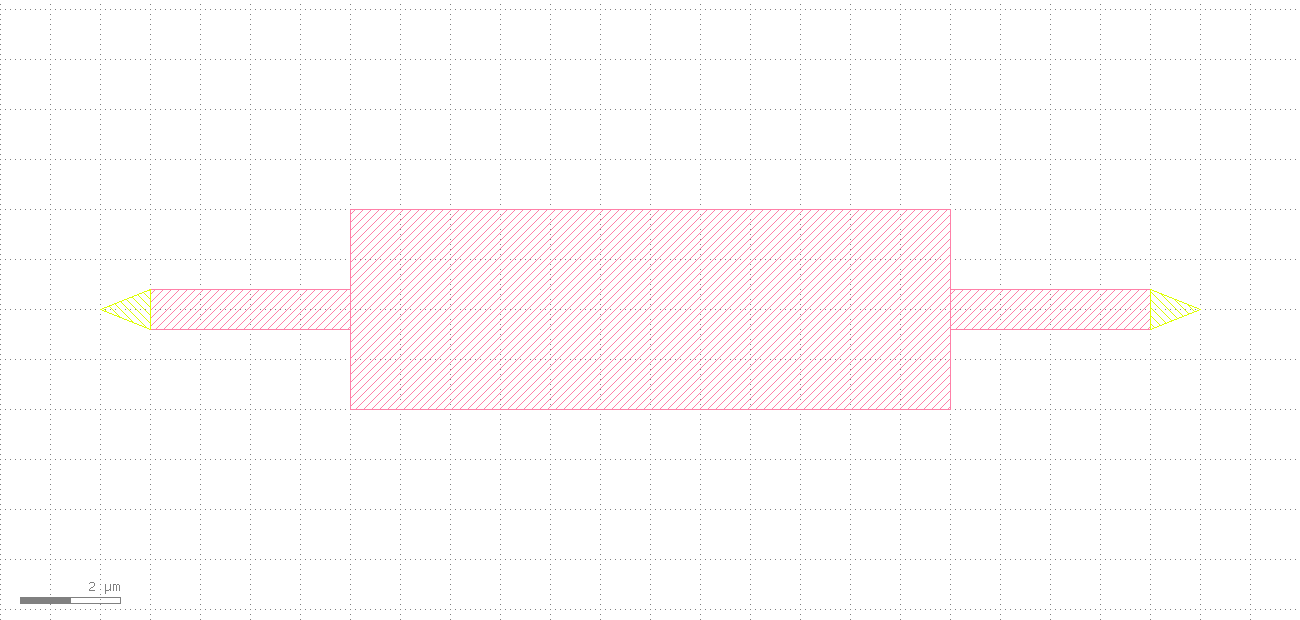
#> input picture assets/tutorials/gf-ports/gf-1-handdrawn.png, 1300 x 620 px, given in place of step-02-exemplar-detail.png, which was not available
$ python annotate_detail.py
#> lines starting #> are read from the running program, lines starting #| are printed output that depends on the picture
"""Annotate step-02-exemplar-detail.png with the fitted-edge story.

Overlays on the W=10/L=4 exemplar crop:
  * a blue double-headed arrow across the channel width (x -5..5 at y 0)
    labelled w_um -- the edges the fitter classified as driven by w_um;
  * a blue double-headed arrow across the source/drain gap (y -2..2)
    labelled l_um -- the edges driven by l_um;
  * an orange band on the source's OUTER edge (y = -11, x -7.5..7.5) --
    one of the 2 edges the fitter classified as CONSTANT (coef 0): the
    fixed S/D outer edge of the confirmed device model.

step-02-exemplar-detail.png is an exact square clip
(view.screenshot(bbox_um=[-29, -24, 19, 24], width_px=1200, height_px=1200)),
so the um -> pixel mapping is exactly linear: 25 px/um,
pixel_x = (um_x + 29) * 25, pixel_y = (24 - um_y) * 25.

Run with --out-dir pointing at the SAME directory
draw_fit_device_tutorial.py wrote into (defaults match).
"""
import argparse
import math
from pathlib import Path

from PIL import Image, ImageDraw, ImageFont

REPO_ROOT = Path(__file__).resolve().parents[3]
DEFAULT_OUT = REPO_ROOT / "test_outputs" / "tutorial_capture" / "fit_device"

BBOX_UM = (-29.0, -24.0, 19.0, 24.0)
PX_PER_UM = 1200.0 / 48.0
BLUE = (30, 80, 220)
ORANGE = (230, 126, 34)


def _parse_args():
    parser = argparse.ArgumentParser(description=__doc__)
    parser.add_argument(
        "--out-dir",
        default=str(DEFAULT_OUT),
        help="Directory holding step-02-exemplar-detail.png (default: %(default)s)",
    )
    return parser.parse_args()


def um_to_px(x_um, y_um):
    x0, _y0, _x1, y1 = BBOX_UM
    return ((x_um - x0) * PX_PER_UM,
            (y1 - y_um) * PX_PER_UM)  # image y grows downward


def _arrowhead(draw, tip, ang, color, size=18, width=5):
    for da in (0.45, -0.45):
        a = ang + math.pi - da
        head = (tip[0] + size * math.cos(a), tip[1] + size * math.sin(a))
        draw.line([tip, head], fill=color, width=width)


def double_arrow(draw, p, q, color, width=5):
    draw.line([p, q], fill=color, width=width)
    ang = math.atan2(q[1] - p[1], q[0] - p[0])
    _arrowhead(draw, q, ang, color, width=width)
    _arrowhead(draw, p, ang + math.pi, color, width=width)


def _font(size=34):
    try:
        return ImageFont.truetype("arial.ttf", size)
    except OSError:
        return ImageFont.load_default()


def main():
    args = _parse_args()
    out_dir = Path(args.out_dir)
    src = out_dir / "step-02-exemplar-detail.png"
    dst = out_dir / "step-02-exemplar-detail-annotated.png"

    im = Image.open(src).convert("RGB")
#> im is the input picture: PIL image 1300x620 RGB; mean R, G, B 254, 251, 251.8
    draw = ImageDraw.Draw(im)
    font = _font()

    # w_um: channel width, x in [-5, 5] at y = 0 (channel centre line)
    double_arrow(draw, um_to_px(-5.0, 0.0), um_to_px(5.0, 0.0), BLUE)
    draw.text((um_to_px(0.0, 0.0)[0] - 46, um_to_px(0.0, 0.0)[1] + 14),
              "w_um", fill=BLUE, font=font)

    # l_um: source/drain gap, y in [-2, 2], drawn at x = 10 (right of the
    # pads) with thin guide lines out from the pad inner edges (x = 7.5)
    gx = 10.0
    for gy in (-2.0, 2.0):
        draw.line([um_to_px(7.5, gy), um_to_px(gx + 2.0, gy)],
                  fill=BLUE, width=2)
    double_arrow(draw, um_to_px(gx, -2.0), um_to_px(gx, 2.0), BLUE)
    draw.text((um_to_px(gx, 0.0)[0] + 14, um_to_px(gx, 0.0)[1] - 20),
              "l_um", fill=BLUE, font=font)

    # constant edge: the source's fixed outer edge y = -11, x in [-7.5, 7.5]
    x0, y0 = um_to_px(-7.5, -11.0)
    x1, _ = um_to_px(7.5, -11.0)
    draw.rectangle((x0 - 6, y0 - 10, x1 + 6, y0 + 10), outline=ORANGE, width=5)
    draw.text((x1 + 20, y0 - 20), "coef=0", fill=ORANGE, font=font)

    im.save(dst)
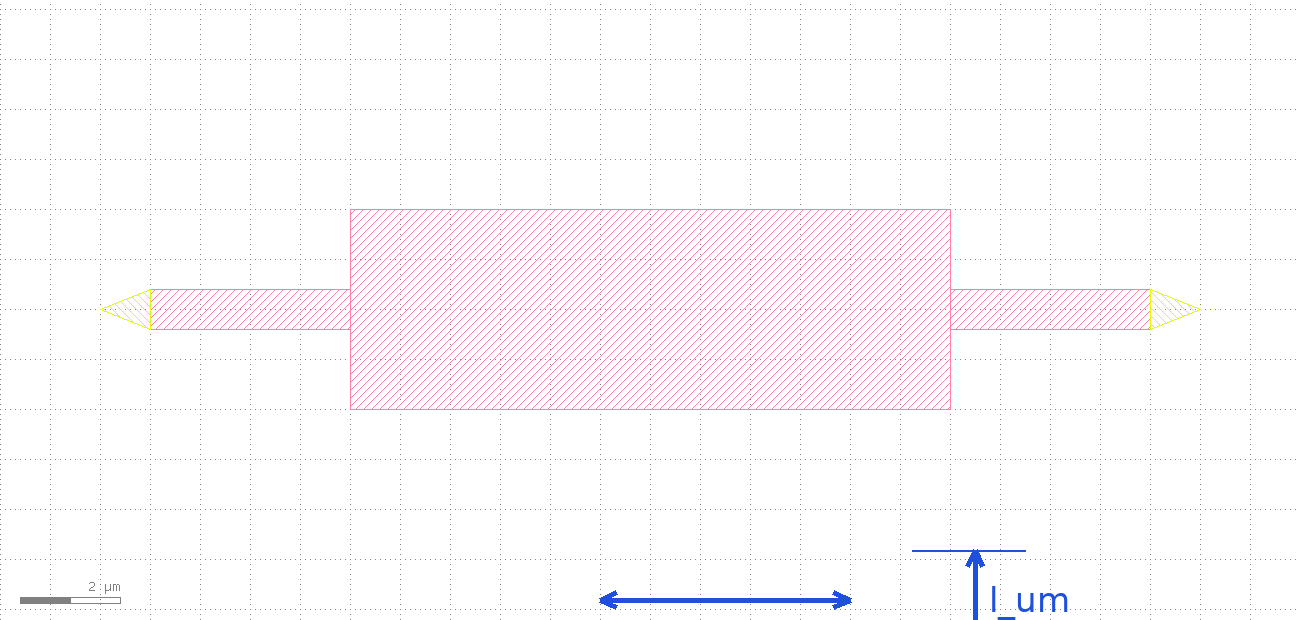
#> saved as step-02-exemplar-detail-annotated.png: PIL image 1300x620 RGB; mean R, G, B 253.2, 250.4, 251.7
    print("saved", dst)


if __name__ == "__main__":
    main()

$ run again, on assets/tutorials/routing/step-04a-obstacle-inputs.png
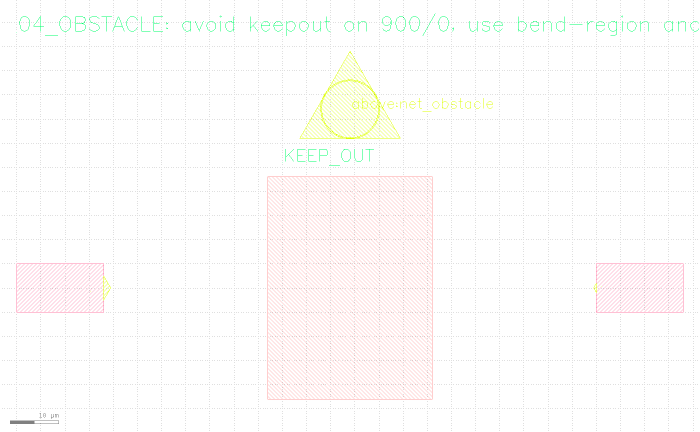
#> input picture assets/tutorials/routing/step-04a-obstacle-inputs.png, 1400 x 864 px, given in place of step-02-exemplar-detail.png, which was not available (shown at 1/2 size)
#> in main, im is the input picture: PIL image 1400x864 RGB; mean R, G, B 253.2, 251.8, 250.8
#> in main, `im.save(dst)`:
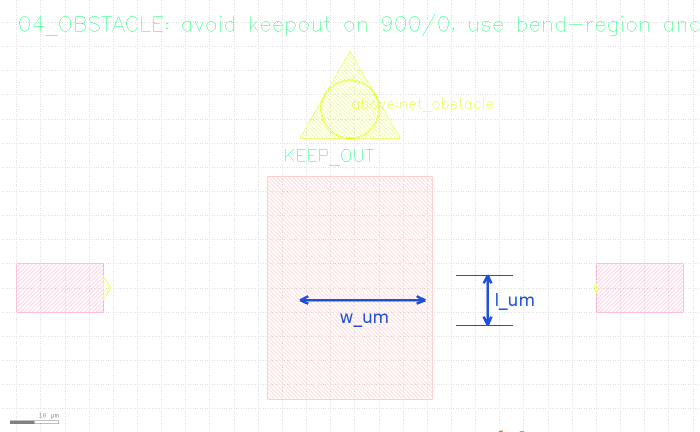
#> saved as step-02-exemplar-detail-annotated.png: PIL image 1400x864 RGB (shown at 1/2 size); mean R, G, B 252.5, 251.3, 250.7
